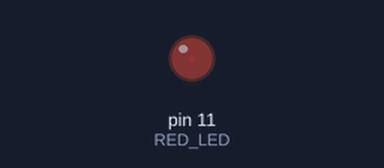
Bench run of a sketch on a simulated Arduino Uno, built with avr-gcc and run on an emulated ATmega328P. Shown: output pins drawn as LEDs (lit = HIGH).

Above: at 0.05 s.
At 1.15 s:
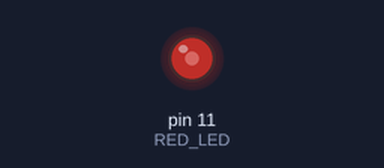
At 2.3 s:
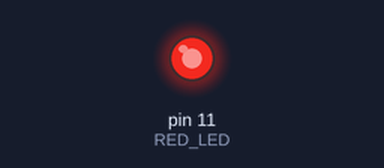
At 4.55 s:
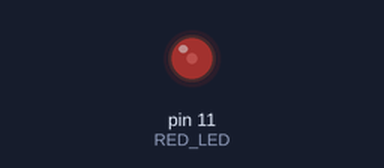
Timing chart, 0 to 6.7 s (numbered marks = the images above):
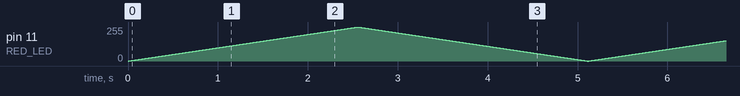

The sketch:

fade.ino
```cpp
#define RED_LED 11

void setup() {
  // put your setup code here, to run once:
  pinMode(RED_LED, OUTPUT);
}

// helper function to blink LED a specific number of times
void blink_led(int num_blinks) {
  for (int i = 0; i < num_blinks; i++) {
    digitalWrite(RED_LED, HIGH);
    delay(300);
    digitalWrite(RED_LED, LOW);
    delay(300);
  }
}

// helper function to fade LED up and down
void fade_led() {
  // Make LED brighter
  for (int i = 0; i < 255; i += 1) {
    analogWrite(RED_LED, i);
    delay(10);
  }

  // Make LED dimmer
  for (int i = 255; i >= 0; i -= 1) {
    analogWrite(RED_LED, i);
    delay(10);
  }
}

void loop() {
  // put your main code here, to run repeatedly:
//  blink_led(1);
  fade_led();
}
```
